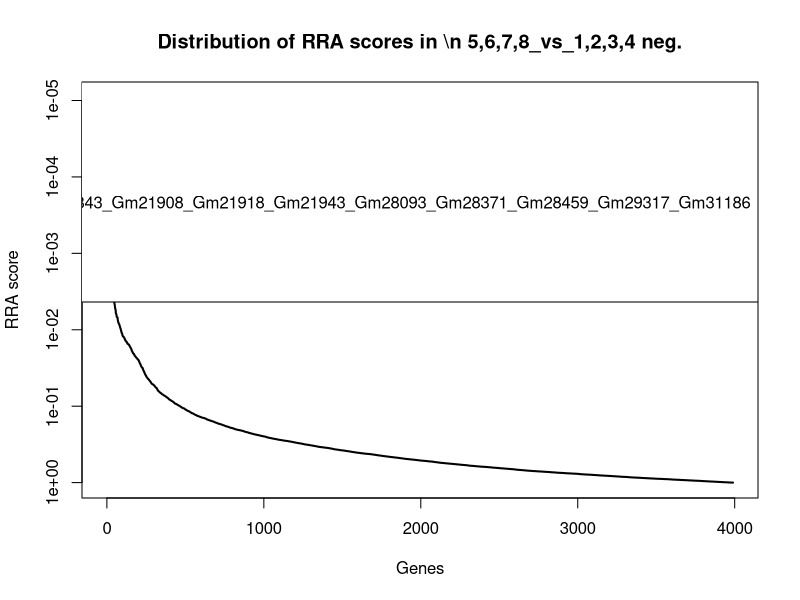
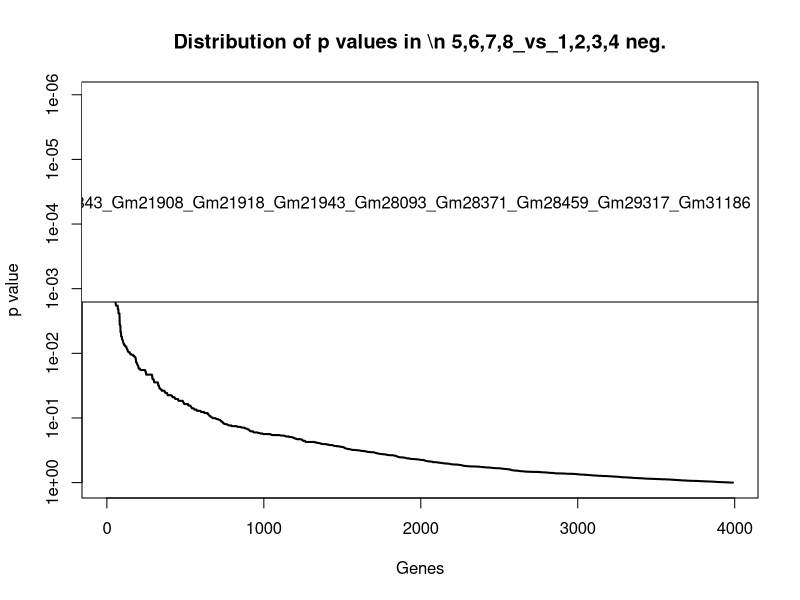
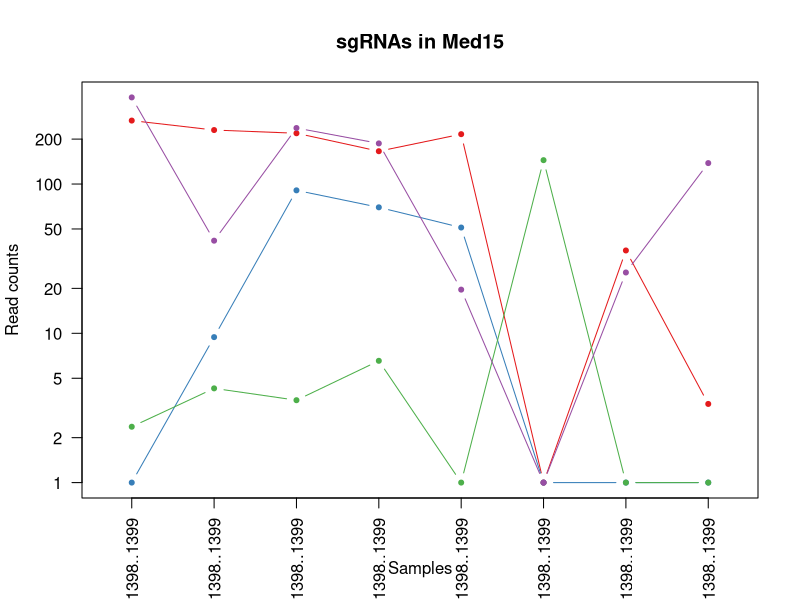
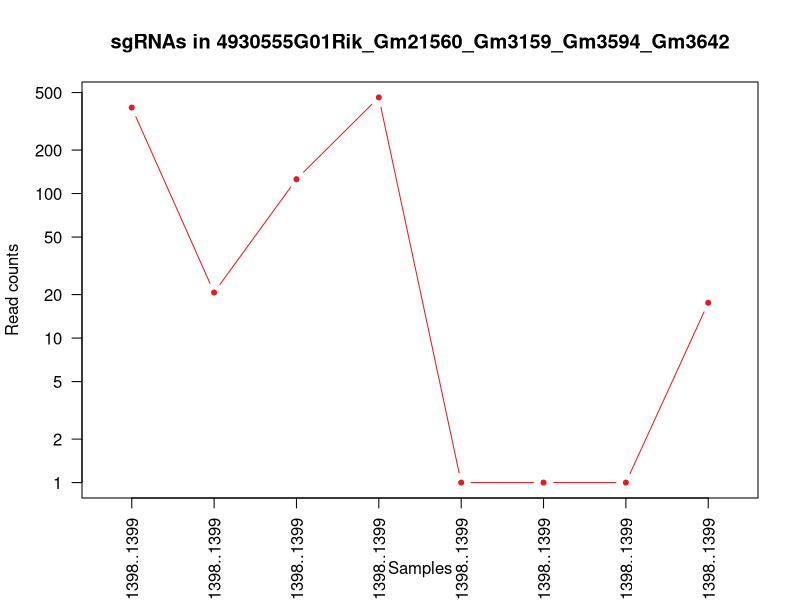
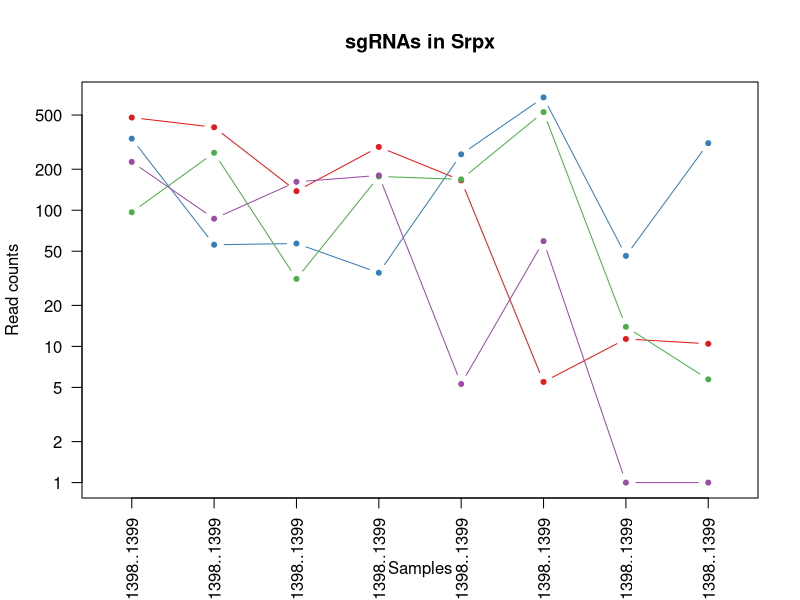
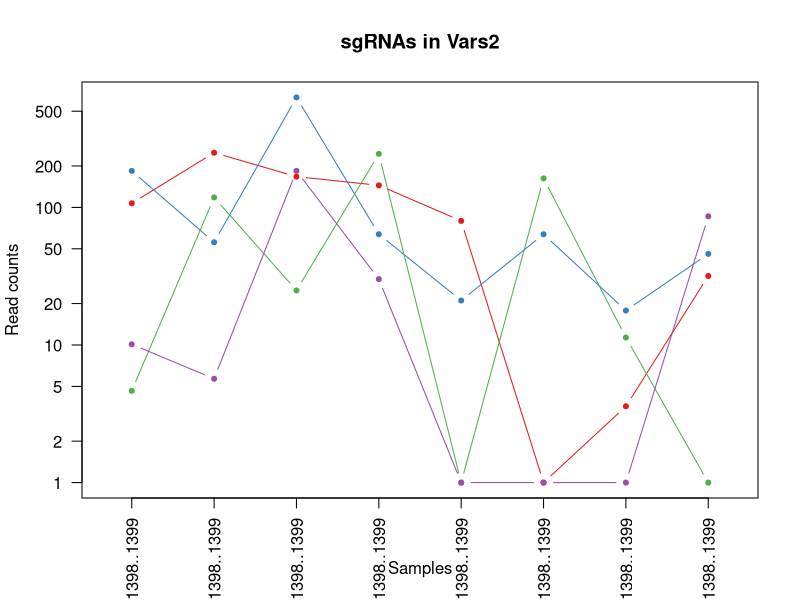
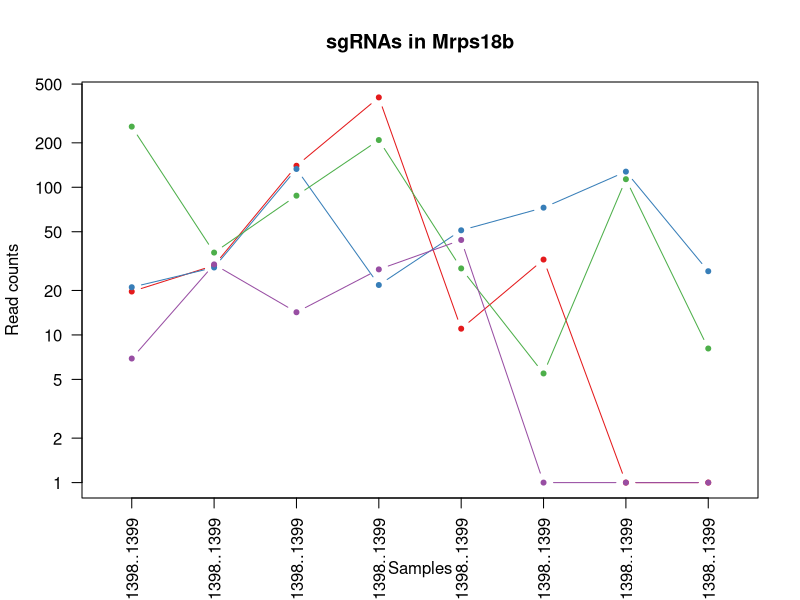
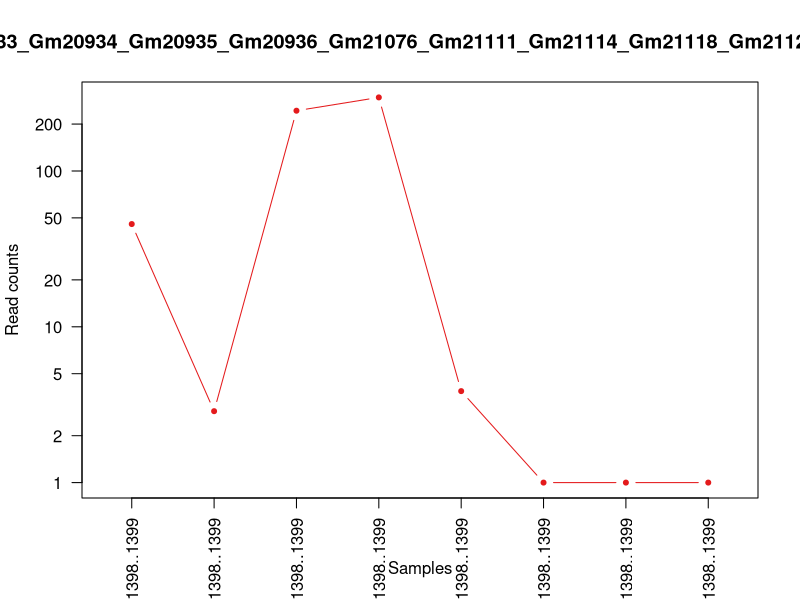

Write R code to recreate these figures, in order. (Note: this script raises an error after producing the figures.)
pdf(file='invivo.poolC_BM_mCD19_10m_v_BM_hEGFRv3_15m.pdf',width=4.5,height=4.5);
gstable=read.table('invivo.poolC_BM_mCD19_10m_v_BM_hEGFRv3_15m.gene_summary.txt',header=T)
# 
#
# parameters
# Do not modify the variables beginning with "__"

# gstablename='__GENE_SUMMARY_FILE__'
startindex=3
# outputfile='__OUTPUT_FILE__'
targetgenelist=c("Med15","4930555G01Rik_Gm21560_Gm3159_Gm3594_Gm3642","Srpx","Vars2","Mrps18b","Gm20738_Gm20747_Gm20781_Gm20798_Gm20800_Gm20801_Gm20803_Gm20804_Gm20805_Gm20806_Gm20809_Gm20810_Gm20813_Gm20815_Gm20816_Gm20818_Gm20823_Gm20840_Gm20841_Gm20842_Gm20844_Gm20846_Gm20847_Gm20848_Gm20852_Gm20853_Gm20854_Gm20859_Gm20860_Gm20861_Gm20862_Gm20863_Gm20865_Gm20866_Gm20867_Gm20868_Gm20879_Gm20880_Gm20881_Gm20882_Gm20884_Gm20889_Gm20891_Gm20892_Gm20893_Gm20895_Gm20898_Gm20902_Gm20907_Gm20909_Gm20912_Gm20913_Gm20917_Gm20918_Gm20919_Gm20921_Gm20924_Gm20925_Gm20926_Gm20927_Gm20930_Gm20932_Gm20933_Gm20934_Gm20935_Gm20936_Gm21076_Gm21111_Gm21114_Gm21118_Gm21127_Gm21151_Gm21155_Gm21160_Gm21163_Gm21180_Gm21184_Gm21201_Gm21245_Gm21247_Gm21249_Gm21268_Gm21275_Gm21281_Gm21282_Gm21285_Gm21287_Gm21292_Gm21302_Gm21308_Gm21316_Gm21330_Gm21333_Gm21340_Gm21344_Gm21380_Gm21387_Gm21394_Gm21396_Gm21412_Gm21427_Gm21435_Gm21443_Gm21462_Gm21469_Gm21470_Gm21476_Gm21506_Gm21524_Gm21530_Gm21573_Gm21617_Gm21634_Gm21642_Gm21654_Gm21661_Gm21672_Gm21683_Gm21724_Gm21745_Gm21751_Gm21753_Gm21763_Gm21783_Gm21805_Gm21810_Gm21843_Gm21908_Gm21918_Gm21943_Gm28093_Gm28371_Gm28459_Gm29317_Gm31186","Ptar1","Actl6a","Plekho2","Dmxl1")
# samplelabel=sub('.\\w+.\\w+$','',colnames(gstable)[startindex]);
samplelabel='5,6,7,8_vs_1,2,3,4 neg.'


# You need to write some codes in front of this code:
# gstable=read.table(gstablename,header=T)
# pdf(file=outputfile,width=6,height=6)


# set up color using RColorBrewer
#library(RColorBrewer)
#colors <- brewer.pal(length(targetgenelist), "Set1")

colors=c( "#E41A1C", "#377EB8", "#4DAF4A", "#984EA3", "#FF7F00",  "#A65628", "#F781BF",
          "#999999", "#66C2A5", "#FC8D62", "#8DA0CB", "#E78AC3", "#A6D854", "#FFD92F", "#E5C494", "#B3B3B3", 
          "#8DD3C7", "#FFFFB3", "#BEBADA", "#FB8072", "#80B1D3", "#FDB462", "#B3DE69", "#FCCDE5",
          "#D9D9D9", "#BC80BD", "#CCEBC5", "#FFED6F")

######
# function definition

plotrankedvalues<-function(val, tglist, ...){
  
  plot(val,log='y',ylim=c(max(val),min(val)),type='l',lwd=2, ...)
  if(length(tglist)>0){
    for(i in 1:length(tglist)){
      targetgene=tglist[i];
      tx=which(names(val)==targetgene);ty=val[targetgene];
      points(tx,ty,col=colors[(i %% length(colors)) ],cex=2,pch=20)
      # text(tx+50,ty,targetgene,col=colors[i])
    }
    legend('topright',tglist,pch=20,pt.cex = 2,cex=1,col=colors)
  }
}



plotrandvalues<-function(val,targetgenelist, ...){
  # choose the one with the best distance distribution
  
  mindiffvalue=0;
  randval=val;
  for(i in 1:20){
    randval0=sample(val)
    vindex=sort(which(names(randval0) %in% targetgenelist))
    if(max(vindex)>0.9*length(val)){
      # print('pass...')
      next;
    }
    mindiffind=min(diff(vindex));
    if (mindiffind > mindiffvalue){
      mindiffvalue=mindiffind;
      randval=randval0;
      # print(paste('Diff: ',mindiffvalue))
    }
  }
  plot(randval,log='y',ylim=c(max(randval),min(randval)),pch=20,col='grey', ...)
  
  if(length(targetgenelist)>0){
    for(i in 1:length(targetgenelist)){
      targetgene=targetgenelist[i];
      tx=which(names(randval)==targetgene);ty=randval[targetgene];
      points(tx,ty,col=colors[(i %% length(colors)) ],cex=2,pch=20)
      text(tx+50,ty,targetgene,col=colors[i])
    }
  }
  
}




# set.seed(1235)



pvec=gstable[,startindex]
names(pvec)=gstable[,'id']
pvec=sort(pvec);

plotrankedvalues(pvec,targetgenelist,xlab='Genes',ylab='RRA score',main=paste('Distribution of RRA scores in \\n',samplelabel))

# plotrandvalues(pvec,targetgenelist,xlab='Genes',ylab='RRA score',main=paste('Distribution of RRA scores in \\n',samplelabel))


pvec=gstable[,startindex+1]
names(pvec)=gstable[,'id']
pvec=sort(pvec);

plotrankedvalues(pvec,targetgenelist,xlab='Genes',ylab='p value',main=paste('Distribution of p values in \\n',samplelabel))

# plotrandvalues(pvec,targetgenelist,xlab='Genes',ylab='p value',main=paste('Distribution of p values in \\n',samplelabel))



# you need to write after this code:
# dev.off()






# parameters
# Do not modify the variables beginning with "__"
targetmat=list(c(265.1228516417483,228.9739209833356,217.90042279614707,164.90191249947168,214.80720781389655,0.0,34.891501952635096,2.3642566059414314),c(0.0,8.428487888957138,89.72370350429584,68.82460773787473,50.12168182324253,0.0,0.0,0.0),c(1.3666126373285994,3.277745290149998,2.5635343858370243,5.54292142855367,0.0,143.51864128069442,0.0,0.0),c(379.46277563157446,40.73769146329283,236.27241922797907,186.14977797559408,18.616624677204367,0.0,24.553279151854326,137.12688314460303))
targetgene="Med15"
collabel=c("In.vivo_AR1850_Pool.C..17.24._BM_hEGFRv3_15m_1392..1393..1394..1395..1396..1397..1398..1399","In.vivo_AR1851_Pool.C..17.24._BM_hEGFRv3_15m_1392..1393..1394..1395..1396..1397..1398..1399","In.vivo_AR1852_Pool.C..17.24._BM_hEGFRv3_15m_1392..1393..1394..1395..1396..1397..1398..1399","In.vivo_AR1853_Pool.C..17.24._BM_hEGFRv3_15m_1392..1393..1394..1395..1396..1397..1398..1399","In.vivo_AR1865_Pool.C..17.24._BM_mCD19_10m_1392..1393..1394..1395..1396..1397..1398..1399","In.vivo_AR1866_Pool.C..17.24._BM_mCD19_10m_1392..1393..1394..1395..1396..1397..1398..1399","In.vivo_AR1868_Pool.C..17.24._BM_mCD19_10m_1392..1393..1394..1395..1396..1397..1398..1399","In.vivo_AR1869_Pool.C..17.24._BM_mCD19_10m_1392..1393..1394..1395..1396..1397..1398..1399")

# set up color using RColorBrewer
#library(RColorBrewer)
#colors <- brewer.pal(length(targetgenelist), "Set1")

colors=c( "#E41A1C", "#377EB8", "#4DAF4A", "#984EA3", "#FF7F00",  "#A65628", "#F781BF",
          "#999999", "#66C2A5", "#FC8D62", "#8DA0CB", "#E78AC3", "#A6D854", "#FFD92F", "#E5C494", "#B3B3B3", 
          "#8DD3C7", "#FFFFB3", "#BEBADA", "#FB8072", "#80B1D3", "#FDB462", "#B3DE69", "#FCCDE5",
          "#D9D9D9", "#BC80BD", "#CCEBC5", "#FFED6F")


## code

targetmatvec=unlist(targetmat)+1
yrange=range(targetmatvec[targetmatvec>0]);
# yrange[1]=1; # set the minimum value to 1
for(i in 1:length(targetmat)){
  vali=targetmat[[i]]+1;
  if(i==1){
    plot(1:length(vali),vali,type='b',las=1,pch=20,main=paste('sgRNAs in',targetgene),ylab='Read counts',xlab='Samples',xlim=c(0.7,length(vali)+0.3),ylim = yrange,col=colors[(i %% length(colors))],xaxt='n',log='y')
    axis(1,at=1:length(vali),labels=(collabel),las=2)
    # lines(0:100,rep(1,101),col='black');
  }else{
    lines(1:length(vali),vali,type='b',pch=20,col=colors[(i %% length(colors))])
  }
}




# parameters
# Do not modify the variables beginning with "__"
targetmat=list(c(392.67336445908427,19.66647174089999,124.7586734440685,461.91011904613913,0.0,0.0,0.0,16.54979624159002))
targetgene="4930555G01Rik_Gm21560_Gm3159_Gm3594_Gm3642"
collabel=c("In.vivo_AR1850_Pool.C..17.24._BM_hEGFRv3_15m_1392..1393..1394..1395..1396..1397..1398..1399","In.vivo_AR1851_Pool.C..17.24._BM_hEGFRv3_15m_1392..1393..1394..1395..1396..1397..1398..1399","In.vivo_AR1852_Pool.C..17.24._BM_hEGFRv3_15m_1392..1393..1394..1395..1396..1397..1398..1399","In.vivo_AR1853_Pool.C..17.24._BM_hEGFRv3_15m_1392..1393..1394..1395..1396..1397..1398..1399","In.vivo_AR1865_Pool.C..17.24._BM_mCD19_10m_1392..1393..1394..1395..1396..1397..1398..1399","In.vivo_AR1866_Pool.C..17.24._BM_mCD19_10m_1392..1393..1394..1395..1396..1397..1398..1399","In.vivo_AR1868_Pool.C..17.24._BM_mCD19_10m_1392..1393..1394..1395..1396..1397..1398..1399","In.vivo_AR1869_Pool.C..17.24._BM_mCD19_10m_1392..1393..1394..1395..1396..1397..1398..1399")

# set up color using RColorBrewer
#library(RColorBrewer)
#colors <- brewer.pal(length(targetgenelist), "Set1")

colors=c( "#E41A1C", "#377EB8", "#4DAF4A", "#984EA3", "#FF7F00",  "#A65628", "#F781BF",
          "#999999", "#66C2A5", "#FC8D62", "#8DA0CB", "#E78AC3", "#A6D854", "#FFD92F", "#E5C494", "#B3B3B3", 
          "#8DD3C7", "#FFFFB3", "#BEBADA", "#FB8072", "#80B1D3", "#FDB462", "#B3DE69", "#FCCDE5",
          "#D9D9D9", "#BC80BD", "#CCEBC5", "#FFED6F")


## code

targetmatvec=unlist(targetmat)+1
yrange=range(targetmatvec[targetmatvec>0]);
# yrange[1]=1; # set the minimum value to 1
for(i in 1:length(targetmat)){
  vali=targetmat[[i]]+1;
  if(i==1){
    plot(1:length(vali),vali,type='b',las=1,pch=20,main=paste('sgRNAs in',targetgene),ylab='Read counts',xlab='Samples',xlim=c(0.7,length(vali)+0.3),ylim = yrange,col=colors[(i %% length(colors))],xaxt='n',log='y')
    axis(1,at=1:length(vali),labels=(collabel),las=2)
    # lines(0:100,rep(1,101),col='black');
  }else{
    lines(1:length(vali),vali,type='b',pch=20,col=colors[(i %% length(colors))])
  }
}




# parameters
# Do not modify the variables beginning with "__"
targetmat=list(c(478.3144230650098,405.50391732427124,137.14908964228079,290.5414648800215,164.68552599065404,4.484957540021701,10.33822280078077,9.457026423765726),c(334.3645585997307,54.7851712782214,55.9705007574417,33.71943869036816,256.3366013245832,672.7436310032551,45.229724753415866,309.71761537832754),c(95.66288461300196,263.1561218663284,30.335156899071453,175.98775535657902,167.54962209483932,524.740032182539,12.922778500975962,4.728513211882863),c(225.4910851592189,85.68962687106423,160.64815484578685,179.22112618990198,4.296144156277931,58.30444802028211,0.0,0.0))
targetgene="Srpx"
collabel=c("In.vivo_AR1850_Pool.C..17.24._BM_hEGFRv3_15m_1392..1393..1394..1395..1396..1397..1398..1399","In.vivo_AR1851_Pool.C..17.24._BM_hEGFRv3_15m_1392..1393..1394..1395..1396..1397..1398..1399","In.vivo_AR1852_Pool.C..17.24._BM_hEGFRv3_15m_1392..1393..1394..1395..1396..1397..1398..1399","In.vivo_AR1853_Pool.C..17.24._BM_hEGFRv3_15m_1392..1393..1394..1395..1396..1397..1398..1399","In.vivo_AR1865_Pool.C..17.24._BM_mCD19_10m_1392..1393..1394..1395..1396..1397..1398..1399","In.vivo_AR1866_Pool.C..17.24._BM_mCD19_10m_1392..1393..1394..1395..1396..1397..1398..1399","In.vivo_AR1868_Pool.C..17.24._BM_mCD19_10m_1392..1393..1394..1395..1396..1397..1398..1399","In.vivo_AR1869_Pool.C..17.24._BM_mCD19_10m_1392..1393..1394..1395..1396..1397..1398..1399")

# set up color using RColorBrewer
#library(RColorBrewer)
#colors <- brewer.pal(length(targetgenelist), "Set1")

colors=c( "#E41A1C", "#377EB8", "#4DAF4A", "#984EA3", "#FF7F00",  "#A65628", "#F781BF",
          "#999999", "#66C2A5", "#FC8D62", "#8DA0CB", "#E78AC3", "#A6D854", "#FFD92F", "#E5C494", "#B3B3B3", 
          "#8DD3C7", "#FFFFB3", "#BEBADA", "#FB8072", "#80B1D3", "#FDB462", "#B3DE69", "#FCCDE5",
          "#D9D9D9", "#BC80BD", "#CCEBC5", "#FFED6F")


## code

targetmatvec=unlist(targetmat)+1
yrange=range(targetmatvec[targetmatvec>0]);
# yrange[1]=1; # set the minimum value to 1
for(i in 1:length(targetmat)){
  vali=targetmat[[i]]+1;
  if(i==1){
    plot(1:length(vali),vali,type='b',las=1,pch=20,main=paste('sgRNAs in',targetgene),ylab='Read counts',xlab='Samples',xlim=c(0.7,length(vali)+0.3),ylim = yrange,col=colors[(i %% length(colors))],xaxt='n',log='y')
    axis(1,at=1:length(vali),labels=(collabel),las=2)
    # lines(0:100,rep(1,101),col='black');
  }else{
    lines(1:length(vali),vali,type='b',pch=20,col=colors[(i %% length(colors))])
  }
}




# parameters
# Do not modify the variables beginning with "__"
targetmat=list(c(106.14024816585456,248.6403927242356,166.20247934843374,143.65404702334928,78.7626428650954,0.0,2.5845557001951924,30.735335877238608),c(183.12609340203232,54.7851712782214,628.9204359920166,62.81977619027492,20.048672729297014,62.78940556030381,16.799612051268753,44.92087551288719),c(3.6443003662095985,117.06233179107137,23.92632093447889,243.88854285636148,0.0,161.45847144078124,10.33822280078077,0.0),c(9.110750915523996,4.682493271642855,183.29270858734722,29.100337499906768,0.0,0.0,0.0,85.11323781389153))
targetgene="Vars2"
collabel=c("In.vivo_AR1850_Pool.C..17.24._BM_hEGFRv3_15m_1392..1393..1394..1395..1396..1397..1398..1399","In.vivo_AR1851_Pool.C..17.24._BM_hEGFRv3_15m_1392..1393..1394..1395..1396..1397..1398..1399","In.vivo_AR1852_Pool.C..17.24._BM_hEGFRv3_15m_1392..1393..1394..1395..1396..1397..1398..1399","In.vivo_AR1853_Pool.C..17.24._BM_hEGFRv3_15m_1392..1393..1394..1395..1396..1397..1398..1399","In.vivo_AR1865_Pool.C..17.24._BM_mCD19_10m_1392..1393..1394..1395..1396..1397..1398..1399","In.vivo_AR1866_Pool.C..17.24._BM_mCD19_10m_1392..1393..1394..1395..1396..1397..1398..1399","In.vivo_AR1868_Pool.C..17.24._BM_mCD19_10m_1392..1393..1394..1395..1396..1397..1398..1399","In.vivo_AR1869_Pool.C..17.24._BM_mCD19_10m_1392..1393..1394..1395..1396..1397..1398..1399")

# set up color using RColorBrewer
#library(RColorBrewer)
#colors <- brewer.pal(length(targetgenelist), "Set1")

colors=c( "#E41A1C", "#377EB8", "#4DAF4A", "#984EA3", "#FF7F00",  "#A65628", "#F781BF",
          "#999999", "#66C2A5", "#FC8D62", "#8DA0CB", "#E78AC3", "#A6D854", "#FFD92F", "#E5C494", "#B3B3B3", 
          "#8DD3C7", "#FFFFB3", "#BEBADA", "#FB8072", "#80B1D3", "#FDB462", "#B3DE69", "#FCCDE5",
          "#D9D9D9", "#BC80BD", "#CCEBC5", "#FFED6F")


## code

targetmatvec=unlist(targetmat)+1
yrange=range(targetmatvec[targetmatvec>0]);
# yrange[1]=1; # set the minimum value to 1
for(i in 1:length(targetmat)){
  vali=targetmat[[i]]+1;
  if(i==1){
    plot(1:length(vali),vali,type='b',las=1,pch=20,main=paste('sgRNAs in',targetgene),ylab='Read counts',xlab='Samples',xlim=c(0.7,length(vali)+0.3),ylim = yrange,col=colors[(i %% length(colors))],xaxt='n',log='y')
    axis(1,at=1:length(vali),labels=(collabel),las=2)
    # lines(0:100,rep(1,101),col='black');
  }else{
    lines(1:length(vali),vali,type='b',pch=20,col=colors[(i %% length(colors))])
  }
}




# parameters
# Do not modify the variables beginning with "__"
targetmat=list(c(18.677039376824194,28.563208957021413,138.85811256617214,405.09517440346406,10.024336364648507,31.394702780151906,0.0,0.0),c(20.04365201415279,27.626710302692842,132.02202087060675,20.78595535707626,50.12168182324253,71.75932064034721,126.64322930956443,26.006822665355745),c(256.4676382720005,35.11869953732141,86.73291338748598,207.8595535707626,27.208912989760233,4.484957540021701,112.42817295849088,7.092769817824294),c(5.921988095090597,29.0314582841857,13.244927660157959,26.79078690467607,42.961441562779314,0.0,0.0,0.0))
targetgene="Mrps18b"
collabel=c("In.vivo_AR1850_Pool.C..17.24._BM_hEGFRv3_15m_1392..1393..1394..1395..1396..1397..1398..1399","In.vivo_AR1851_Pool.C..17.24._BM_hEGFRv3_15m_1392..1393..1394..1395..1396..1397..1398..1399","In.vivo_AR1852_Pool.C..17.24._BM_hEGFRv3_15m_1392..1393..1394..1395..1396..1397..1398..1399","In.vivo_AR1853_Pool.C..17.24._BM_hEGFRv3_15m_1392..1393..1394..1395..1396..1397..1398..1399","In.vivo_AR1865_Pool.C..17.24._BM_mCD19_10m_1392..1393..1394..1395..1396..1397..1398..1399","In.vivo_AR1866_Pool.C..17.24._BM_mCD19_10m_1392..1393..1394..1395..1396..1397..1398..1399","In.vivo_AR1868_Pool.C..17.24._BM_mCD19_10m_1392..1393..1394..1395..1396..1397..1398..1399","In.vivo_AR1869_Pool.C..17.24._BM_mCD19_10m_1392..1393..1394..1395..1396..1397..1398..1399")

# set up color using RColorBrewer
#library(RColorBrewer)
#colors <- brewer.pal(length(targetgenelist), "Set1")

colors=c( "#E41A1C", "#377EB8", "#4DAF4A", "#984EA3", "#FF7F00",  "#A65628", "#F781BF",
          "#999999", "#66C2A5", "#FC8D62", "#8DA0CB", "#E78AC3", "#A6D854", "#FFD92F", "#E5C494", "#B3B3B3", 
          "#8DD3C7", "#FFFFB3", "#BEBADA", "#FB8072", "#80B1D3", "#FDB462", "#B3DE69", "#FCCDE5",
          "#D9D9D9", "#BC80BD", "#CCEBC5", "#FFED6F")


## code

targetmatvec=unlist(targetmat)+1
yrange=range(targetmatvec[targetmatvec>0]);
# yrange[1]=1; # set the minimum value to 1
for(i in 1:length(targetmat)){
  vali=targetmat[[i]]+1;
  if(i==1){
    plot(1:length(vali),vali,type='b',las=1,pch=20,main=paste('sgRNAs in',targetgene),ylab='Read counts',xlab='Samples',xlim=c(0.7,length(vali)+0.3),ylim = yrange,col=colors[(i %% length(colors))],xaxt='n',log='y')
    axis(1,at=1:length(vali),labels=(collabel),las=2)
    # lines(0:100,rep(1,101),col='black');
  }else{
    lines(1:length(vali),vali,type='b',pch=20,col=colors[(i %% length(colors))])
  }
}




# parameters
# Do not modify the variables beginning with "__"
targetmat=list(c(44.64267948606758,1.8729973086571419,242.68125519257163,295.62247618952904,2.8640961041852875,0.0,0.0,0.0))
targetgene="Gm20738_Gm20747_Gm20781_Gm20798_Gm20800_Gm20801_Gm20803_Gm20804_Gm20805_Gm20806_Gm20809_Gm20810_Gm20813_Gm20815_Gm20816_Gm20818_Gm20823_Gm20840_Gm20841_Gm20842_Gm20844_Gm20846_Gm20847_Gm20848_Gm20852_Gm20853_Gm20854_Gm20859_Gm20860_Gm20861_Gm20862_Gm20863_Gm20865_Gm20866_Gm20867_Gm20868_Gm20879_Gm20880_Gm20881_Gm20882_Gm20884_Gm20889_Gm20891_Gm20892_Gm20893_Gm20895_Gm20898_Gm20902_Gm20907_Gm20909_Gm20912_Gm20913_Gm20917_Gm20918_Gm20919_Gm20921_Gm20924_Gm20925_Gm20926_Gm20927_Gm20930_Gm20932_Gm20933_Gm20934_Gm20935_Gm20936_Gm21076_Gm21111_Gm21114_Gm21118_Gm21127_Gm21151_Gm21155_Gm21160_Gm21163_Gm21180_Gm21184_Gm21201_Gm21245_Gm21247_Gm21249_Gm21268_Gm21275_Gm21281_Gm21282_Gm21285_Gm21287_Gm21292_Gm21302_Gm21308_Gm21316_Gm21330_Gm21333_Gm21340_Gm21344_Gm21380_Gm21387_Gm21394_Gm21396_Gm21412_Gm21427_Gm21435_Gm21443_Gm21462_Gm21469_Gm21470_Gm21476_Gm21506_Gm21524_Gm21530_Gm21573_Gm21617_Gm21634_Gm21642_Gm21654_Gm21661_Gm21672_Gm21683_Gm21724_Gm21745_Gm21751_Gm21753_Gm21763_Gm21783_Gm21805_Gm21810_Gm21843_Gm21908_Gm21918_Gm21943_Gm28093_Gm28371_Gm28459_Gm29317_Gm31186"
collabel=c("In.vivo_AR1850_Pool.C..17.24._BM_hEGFRv3_15m_1392..1393..1394..1395..1396..1397..1398..1399","In.vivo_AR1851_Pool.C..17.24._BM_hEGFRv3_15m_1392..1393..1394..1395..1396..1397..1398..1399","In.vivo_AR1852_Pool.C..17.24._BM_hEGFRv3_15m_1392..1393..1394..1395..1396..1397..1398..1399","In.vivo_AR1853_Pool.C..17.24._BM_hEGFRv3_15m_1392..1393..1394..1395..1396..1397..1398..1399","In.vivo_AR1865_Pool.C..17.24._BM_mCD19_10m_1392..1393..1394..1395..1396..1397..1398..1399","In.vivo_AR1866_Pool.C..17.24._BM_mCD19_10m_1392..1393..1394..1395..1396..1397..1398..1399","In.vivo_AR1868_Pool.C..17.24._BM_mCD19_10m_1392..1393..1394..1395..1396..1397..1398..1399","In.vivo_AR1869_Pool.C..17.24._BM_mCD19_10m_1392..1393..1394..1395..1396..1397..1398..1399")

# set up color using RColorBrewer
#library(RColorBrewer)
#colors <- brewer.pal(length(targetgenelist), "Set1")

colors=c( "#E41A1C", "#377EB8", "#4DAF4A", "#984EA3", "#FF7F00",  "#A65628", "#F781BF",
          "#999999", "#66C2A5", "#FC8D62", "#8DA0CB", "#E78AC3", "#A6D854", "#FFD92F", "#E5C494", "#B3B3B3", 
          "#8DD3C7", "#FFFFB3", "#BEBADA", "#FB8072", "#80B1D3", "#FDB462", "#B3DE69", "#FCCDE5",
          "#D9D9D9", "#BC80BD", "#CCEBC5", "#FFED6F")


## code

targetmatvec=unlist(targetmat)+1
yrange=range(targetmatvec[targetmatvec>0]);
# yrange[1]=1; # set the minimum value to 1
for(i in 1:length(targetmat)){
  vali=targetmat[[i]]+1;
  if(i==1){
    plot(1:length(vali),vali,type='b',las=1,pch=20,main=paste('sgRNAs in',targetgene),ylab='Read counts',xlab='Samples',xlim=c(0.7,length(vali)+0.3),ylim = yrange,col=colors[(i %% length(colors))],xaxt='n',log='y')
    axis(1,at=1:length(vali),labels=(collabel),las=2)
    # lines(0:100,rep(1,101),col='black');
  }else{
    lines(1:length(vali),vali,type='b',pch=20,col=colors[(i %% length(colors))])
  }
}




# parameters
# Do not modify the variables beginning with "__"
targetmat=list(c(251.0011877226861,28.09495962985713,130.74025367768823,3.6952809523691132,77.33059481300276,0.0,0.0,0.0),c(27.33225274657199,37.45994617314284,614.3937411389402,389.85214047494145,1225.833132591303,148.00359882071612,23.261001301756732,0.0),c(2.7332252746571988,31.372704920007127,5.981580233619723,2.771460714276835,0.0,125.57881112060763,0.0,0.0),c(38.265153845200786,42.61068877194998,8.972370350429586,2.771460714276835,4.296144156277931,0.0,43.937446903318275,0.0))
targetgene="Ptar1"
collabel=c("In.vivo_AR1850_Pool.C..17.24._BM_hEGFRv3_15m_1392..1393..1394..1395..1396..1397..1398..1399","In.vivo_AR1851_Pool.C..17.24._BM_hEGFRv3_15m_1392..1393..1394..1395..1396..1397..1398..1399","In.vivo_AR1852_Pool.C..17.24._BM_hEGFRv3_15m_1392..1393..1394..1395..1396..1397..1398..1399","In.vivo_AR1853_Pool.C..17.24._BM_hEGFRv3_15m_1392..1393..1394..1395..1396..1397..1398..1399","In.vivo_AR1865_Pool.C..17.24._BM_mCD19_10m_1392..1393..1394..1395..1396..1397..1398..1399","In.vivo_AR1866_Pool.C..17.24._BM_mCD19_10m_1392..1393..1394..1395..1396..1397..1398..1399","In.vivo_AR1868_Pool.C..17.24._BM_mCD19_10m_1392..1393..1394..1395..1396..1397..1398..1399","In.vivo_AR1869_Pool.C..17.24._BM_mCD19_10m_1392..1393..1394..1395..1396..1397..1398..1399")

# set up color using RColorBrewer
#library(RColorBrewer)
#colors <- brewer.pal(length(targetgenelist), "Set1")

colors=c( "#E41A1C", "#377EB8", "#4DAF4A", "#984EA3", "#FF7F00",  "#A65628", "#F781BF",
          "#999999", "#66C2A5", "#FC8D62", "#8DA0CB", "#E78AC3", "#A6D854", "#FFD92F", "#E5C494", "#B3B3B3", 
          "#8DD3C7", "#FFFFB3", "#BEBADA", "#FB8072", "#80B1D3", "#FDB462", "#B3DE69", "#FCCDE5",
          "#D9D9D9", "#BC80BD", "#CCEBC5", "#FFED6F")


## code

targetmatvec=unlist(targetmat)+1
yrange=range(targetmatvec[targetmatvec>0]);
# yrange[1]=1; # set the minimum value to 1
for(i in 1:length(targetmat)){
  vali=targetmat[[i]]+1;
  if(i==1){
    plot(1:length(vali),vali,type='b',las=1,pch=20,main=paste('sgRNAs in',targetgene),ylab='Read counts',xlab='Samples',xlim=c(0.7,length(vali)+0.3),ylim = yrange,col=colors[(i %% length(colors))],xaxt='n',log='y')
    axis(1,at=1:length(vali),labels=(collabel),las=2)
    # lines(0:100,rep(1,101),col='black');
  }else{
    lines(1:length(vali),vali,type='b',pch=20,col=colors[(i %% length(colors))])
  }
}




# parameters
# Do not modify the variables beginning with "__"
targetmat=list(c(8.199675823971596,0.46824932716428547,37.17124859463685,0.0,0.0,0.0,0.0,0.0),c(256.4676382720005,132.98280891465708,11.963160467239446,71.59606845215157,44.39348961487195,35.879660320173606,232.61001301756733,435.02321549322335),c(25.51010256346719,29.0314582841857,86.30565765651315,254.51247559442268,267.7929857413244,0.0,0.0,0.0),c(90.19643406368756,63.68190849434282,23.92632093447889,52.65775357125986,20.048672729297014,0.0,3.8768335502927886,7.092769817824294))
targetgene="Actl6a"
collabel=c("In.vivo_AR1850_Pool.C..17.24._BM_hEGFRv3_15m_1392..1393..1394..1395..1396..1397..1398..1399","In.vivo_AR1851_Pool.C..17.24._BM_hEGFRv3_15m_1392..1393..1394..1395..1396..1397..1398..1399","In.vivo_AR1852_Pool.C..17.24._BM_hEGFRv3_15m_1392..1393..1394..1395..1396..1397..1398..1399","In.vivo_AR1853_Pool.C..17.24._BM_hEGFRv3_15m_1392..1393..1394..1395..1396..1397..1398..1399","In.vivo_AR1865_Pool.C..17.24._BM_mCD19_10m_1392..1393..1394..1395..1396..1397..1398..1399","In.vivo_AR1866_Pool.C..17.24._BM_mCD19_10m_1392..1393..1394..1395..1396..1397..1398..1399","In.vivo_AR1868_Pool.C..17.24._BM_mCD19_10m_1392..1393..1394..1395..1396..1397..1398..1399","In.vivo_AR1869_Pool.C..17.24._BM_mCD19_10m_1392..1393..1394..1395..1396..1397..1398..1399")

# set up color using RColorBrewer
#library(RColorBrewer)
#colors <- brewer.pal(length(targetgenelist), "Set1")

colors=c( "#E41A1C", "#377EB8", "#4DAF4A", "#984EA3", "#FF7F00",  "#A65628", "#F781BF",
          "#999999", "#66C2A5", "#FC8D62", "#8DA0CB", "#E78AC3", "#A6D854", "#FFD92F", "#E5C494", "#B3B3B3", 
          "#8DD3C7", "#FFFFB3", "#BEBADA", "#FB8072", "#80B1D3", "#FDB462", "#B3DE69", "#FCCDE5",
          "#D9D9D9", "#BC80BD", "#CCEBC5", "#FFED6F")


## code

targetmatvec=unlist(targetmat)+1
yrange=range(targetmatvec[targetmatvec>0]);
# yrange[1]=1; # set the minimum value to 1
for(i in 1:length(targetmat)){
  vali=targetmat[[i]]+1;
  if(i==1){
    plot(1:length(vali),vali,type='b',las=1,pch=20,main=paste('sgRNAs in',targetgene),ylab='Read counts',xlab='Samples',xlim=c(0.7,length(vali)+0.3),ylim = yrange,col=colors[(i %% length(colors))],xaxt='n',log='y')
    axis(1,at=1:length(vali),labels=(collabel),las=2)
    # lines(0:100,rep(1,101),col='black');
  }else{
    lines(1:length(vali),vali,type='b',pch=20,col=colors[(i %% length(colors))])
  }
}




# parameters
# Do not modify the variables beginning with "__"
targetmat=list(c(371.2630998076028,244.426148779757,356.3312796313464,300.7034874990366,204.78287144924806,228.73283454110674,18.091889901366347,330.9959248318004),c(180.84840567315132,196.1964680818356,183.29270858734722,381.53775833211097,12.888432468833793,0.0,0.0,0.0),c(201.3475952330803,22.4759677038857,45.28910748312076,43.41955119033708,24.344816885574943,4.484957540021701,0.0,54.37790193665292))
targetgene="Plekho2"
collabel=c("In.vivo_AR1850_Pool.C..17.24._BM_hEGFRv3_15m_1392..1393..1394..1395..1396..1397..1398..1399","In.vivo_AR1851_Pool.C..17.24._BM_hEGFRv3_15m_1392..1393..1394..1395..1396..1397..1398..1399","In.vivo_AR1852_Pool.C..17.24._BM_hEGFRv3_15m_1392..1393..1394..1395..1396..1397..1398..1399","In.vivo_AR1853_Pool.C..17.24._BM_hEGFRv3_15m_1392..1393..1394..1395..1396..1397..1398..1399","In.vivo_AR1865_Pool.C..17.24._BM_mCD19_10m_1392..1393..1394..1395..1396..1397..1398..1399","In.vivo_AR1866_Pool.C..17.24._BM_mCD19_10m_1392..1393..1394..1395..1396..1397..1398..1399","In.vivo_AR1868_Pool.C..17.24._BM_mCD19_10m_1392..1393..1394..1395..1396..1397..1398..1399","In.vivo_AR1869_Pool.C..17.24._BM_mCD19_10m_1392..1393..1394..1395..1396..1397..1398..1399")

# set up color using RColorBrewer
#library(RColorBrewer)
#colors <- brewer.pal(length(targetgenelist), "Set1")

colors=c( "#E41A1C", "#377EB8", "#4DAF4A", "#984EA3", "#FF7F00",  "#A65628", "#F781BF",
          "#999999", "#66C2A5", "#FC8D62", "#8DA0CB", "#E78AC3", "#A6D854", "#FFD92F", "#E5C494", "#B3B3B3", 
          "#8DD3C7", "#FFFFB3", "#BEBADA", "#FB8072", "#80B1D3", "#FDB462", "#B3DE69", "#FCCDE5",
          "#D9D9D9", "#BC80BD", "#CCEBC5", "#FFED6F")


## code

targetmatvec=unlist(targetmat)+1
yrange=range(targetmatvec[targetmatvec>0]);
# yrange[1]=1; # set the minimum value to 1
for(i in 1:length(targetmat)){
  vali=targetmat[[i]]+1;
  if(i==1){
    plot(1:length(vali),vali,type='b',las=1,pch=20,main=paste('sgRNAs in',targetgene),ylab='Read counts',xlab='Samples',xlim=c(0.7,length(vali)+0.3),ylim = yrange,col=colors[(i %% length(colors))],xaxt='n',log='y')
    axis(1,at=1:length(vali),labels=(collabel),las=2)
    # lines(0:100,rep(1,101),col='black');
  }else{
    lines(1:length(vali),vali,type='b',pch=20,col=colors[(i %% length(colors))])
  }
}




# parameters
# Do not modify the variables beginning with "__"
targetmat=list(c(17.310426739495593,165.76026181615705,43.152828828256574,51.27202321412145,199.05467924087748,0.0,60.73705895458702,7.092769817824294),c(143.03878937372673,5.618991925971425,108.09569993612786,3.233370833322974,0.0,0.0,6.461389250487981,0.0),c(331.1757957792973,383.0279496203855,18.371996431832006,528.8870863078293,60.14601818789104,4.484957540021701,232.61001301756733,373.5525437387462),c(5.4664505493143976,0.9364986543285709,38.02576005658253,50.34820297602917,0.0,0.0,10.33822280078077,0.0))
targetgene="Dmxl1"
collabel=c("In.vivo_AR1850_Pool.C..17.24._BM_hEGFRv3_15m_1392..1393..1394..1395..1396..1397..1398..1399","In.vivo_AR1851_Pool.C..17.24._BM_hEGFRv3_15m_1392..1393..1394..1395..1396..1397..1398..1399","In.vivo_AR1852_Pool.C..17.24._BM_hEGFRv3_15m_1392..1393..1394..1395..1396..1397..1398..1399","In.vivo_AR1853_Pool.C..17.24._BM_hEGFRv3_15m_1392..1393..1394..1395..1396..1397..1398..1399","In.vivo_AR1865_Pool.C..17.24._BM_mCD19_10m_1392..1393..1394..1395..1396..1397..1398..1399","In.vivo_AR1866_Pool.C..17.24._BM_mCD19_10m_1392..1393..1394..1395..1396..1397..1398..1399","In.vivo_AR1868_Pool.C..17.24._BM_mCD19_10m_1392..1393..1394..1395..1396..1397..1398..1399","In.vivo_AR1869_Pool.C..17.24._BM_mCD19_10m_1392..1393..1394..1395..1396..1397..1398..1399")

# set up color using RColorBrewer
#library(RColorBrewer)
#colors <- brewer.pal(length(targetgenelist), "Set1")

colors=c( "#E41A1C", "#377EB8", "#4DAF4A", "#984EA3", "#FF7F00",  "#A65628", "#F781BF",
          "#999999", "#66C2A5", "#FC8D62", "#8DA0CB", "#E78AC3", "#A6D854", "#FFD92F", "#E5C494", "#B3B3B3", 
          "#8DD3C7", "#FFFFB3", "#BEBADA", "#FB8072", "#80B1D3", "#FDB462", "#B3DE69", "#FCCDE5",
          "#D9D9D9", "#BC80BD", "#CCEBC5", "#FFED6F")


## code

targetmatvec=unlist(targetmat)+1
yrange=range(targetmatvec[targetmatvec>0]);
# yrange[1]=1; # set the minimum value to 1
for(i in 1:length(targetmat)){
  vali=targetmat[[i]]+1;
  if(i==1){
    plot(1:length(vali),vali,type='b',las=1,pch=20,main=paste('sgRNAs in',targetgene),ylab='Read counts',xlab='Samples',xlim=c(0.7,length(vali)+0.3),ylim = yrange,col=colors[(i %% length(colors))],xaxt='n',log='y')
    axis(1,at=1:length(vali),labels=(collabel),las=2)
    # lines(0:100,rep(1,101),col='black');
  }else{
    lines(1:length(vali),vali,type='b',pch=20,col=colors[(i %% length(colors))])
  }
}



# 
#
# parameters
# Do not modify the variables beginning with "__"

# gstablename='__GENE_SUMMARY_FILE__'
startindex=9
# outputfile='__OUTPUT_FILE__'
targetgenelist=c("Plagl2","Fibp","Zfp42","Frk","Dennd6a","Ocm","Ccdc125","Slc25a26","Vmn2r51","Sirt7")
# samplelabel=sub('.\\w+.\\w+$','',colnames(gstable)[startindex]);
samplelabel='5,6,7,8_vs_1,2,3,4 pos.'


# You need to write some codes in front of this code:
# gstable=read.table(gstablename,header=T)
# pdf(file=outputfile,width=6,height=6)


# set up color using RColorBrewer
#library(RColorBrewer)
#colors <- brewer.pal(length(targetgenelist), "Set1")

colors=c( "#E41A1C", "#377EB8", "#4DAF4A", "#984EA3", "#FF7F00",  "#A65628", "#F781BF",
          "#999999", "#66C2A5", "#FC8D62", "#8DA0CB", "#E78AC3", "#A6D854", "#FFD92F", "#E5C494", "#B3B3B3", 
          "#8DD3C7", "#FFFFB3", "#BEBADA", "#FB8072", "#80B1D3", "#FDB462", "#B3DE69", "#FCCDE5",
          "#D9D9D9", "#BC80BD", "#CCEBC5", "#FFED6F")

######
# function definition

plotrankedvalues<-function(val, tglist, ...){
  
  plot(val,log='y',ylim=c(max(val),min(val)),type='l',lwd=2, ...)
  if(length(tglist)>0){
    for(i in 1:length(tglist)){
      targetgene=tglist[i];
      tx=which(names(val)==targetgene);ty=val[targetgene];
      points(tx,ty,col=colors[(i %% length(colors)) ],cex=2,pch=20)
      # text(tx+50,ty,targetgene,col=colors[i])
    }
    legend('topright',tglist,pch=20,pt.cex = 2,cex=1,col=colors)
  }
}



plotrandvalues<-function(val,targetgenelist, ...){
  # choose the one with the best distance distribution
  
  mindiffvalue=0;
  randval=val;
  for(i in 1:20){
    randval0=sample(val)
    vindex=sort(which(names(randval0) %in% targetgenelist))
    if(max(vindex)>0.9*length(val)){
      # print('pass...')
      next;
    }
    mindiffind=min(diff(vindex));
    if (mindiffind > mindiffvalue){
      mindiffvalue=mindiffind;
      randval=randval0;
      # print(paste('Diff: ',mindiffvalue))
    }
  }
  plot(randval,log='y',ylim=c(max(randval),min(randval)),pch=20,col='grey', ...)
  
  if(length(targetgenelist)>0){
    for(i in 1:length(targetgenelist)){
      targetgene=targetgenelist[i];
      tx=which(names(randval)==targetgene);ty=randval[targetgene];
      points(tx,ty,col=colors[(i %% length(colors)) ],cex=2,pch=20)
      text(tx+50,ty,targetgene,col=colors[i])
    }
  }
  
}




# set.seed(1235)



pvec=gstable[,startindex]
names(pvec)=gstable[,'id']
pvec=sort(pvec);

plotrankedvalues(pvec,targetgenelist,xlab='Genes',ylab='RRA score',main=paste('Distribution of RRA scores in \\n',samplelabel))

# plotrandvalues(pvec,targetgenelist,xlab='Genes',ylab='RRA score',main=paste('Distribution of RRA scores in \\n',samplelabel))


pvec=gstable[,startindex+1]
names(pvec)=gstable[,'id']
pvec=sort(pvec);

plotrankedvalues(pvec,targetgenelist,xlab='Genes',ylab='p value',main=paste('Distribution of p values in \\n',samplelabel))

# plotrandvalues(pvec,targetgenelist,xlab='Genes',ylab='p value',main=paste('Distribution of p values in \\n',samplelabel))



# you need to write after this code:
# dev.off()






# parameters
# Do not modify the variables beginning with "__"
targetmat=list(c(130.28373809199314,40.26944213612855,201.2374492882064,216.63584583263926,1313.1880637689544,215.27796192104165,664.2308149501645,113.4843170851887),c(111.60669871516896,116.59408246390709,518.6884574010246,366.29472440358836,1008.1618286732212,340.85677304164926,220.97951236668897,347.54572107339044),c(29.609940475452987,55.253420605385685,179.02015127761885,107.62505773775042,2523.2686677872384,834.2021024440363,81.41350455614857,3250.8528331694683),c(891.486977084023,199.9424626991499,38.8802715185282,133.03011428528808,1459.256965082404,3000.436594274518,1210.8643455414476,352.2742342852733))
targetgene="Plagl2"
collabel=c("In.vivo_AR1850_Pool.C..17.24._BM_hEGFRv3_15m_1392..1393..1394..1395..1396..1397..1398..1399","In.vivo_AR1851_Pool.C..17.24._BM_hEGFRv3_15m_1392..1393..1394..1395..1396..1397..1398..1399","In.vivo_AR1852_Pool.C..17.24._BM_hEGFRv3_15m_1392..1393..1394..1395..1396..1397..1398..1399","In.vivo_AR1853_Pool.C..17.24._BM_hEGFRv3_15m_1392..1393..1394..1395..1396..1397..1398..1399","In.vivo_AR1865_Pool.C..17.24._BM_mCD19_10m_1392..1393..1394..1395..1396..1397..1398..1399","In.vivo_AR1866_Pool.C..17.24._BM_mCD19_10m_1392..1393..1394..1395..1396..1397..1398..1399","In.vivo_AR1868_Pool.C..17.24._BM_mCD19_10m_1392..1393..1394..1395..1396..1397..1398..1399","In.vivo_AR1869_Pool.C..17.24._BM_mCD19_10m_1392..1393..1394..1395..1396..1397..1398..1399")

# set up color using RColorBrewer
#library(RColorBrewer)
#colors <- brewer.pal(length(targetgenelist), "Set1")

colors=c( "#E41A1C", "#377EB8", "#4DAF4A", "#984EA3", "#FF7F00",  "#A65628", "#F781BF",
          "#999999", "#66C2A5", "#FC8D62", "#8DA0CB", "#E78AC3", "#A6D854", "#FFD92F", "#E5C494", "#B3B3B3", 
          "#8DD3C7", "#FFFFB3", "#BEBADA", "#FB8072", "#80B1D3", "#FDB462", "#B3DE69", "#FCCDE5",
          "#D9D9D9", "#BC80BD", "#CCEBC5", "#FFED6F")


## code

targetmatvec=unlist(targetmat)+1
yrange=range(targetmatvec[targetmatvec>0]);
# yrange[1]=1; # set the minimum value to 1
for(i in 1:length(targetmat)){
  vali=targetmat[[i]]+1;
  if(i==1){
    plot(1:length(vali),vali,type='b',las=1,pch=20,main=paste('sgRNAs in',targetgene),ylab='Read counts',xlab='Samples',xlim=c(0.7,length(vali)+0.3),ylim = yrange,col=colors[(i %% length(colors))],xaxt='n',log='y')
    axis(1,at=1:length(vali),labels=(collabel),las=2)
    # lines(0:100,rep(1,101),col='black');
  }else{
    lines(1:length(vali),vali,type='b',pch=20,col=colors[(i %% length(colors))])
  }
}




# parameters
# Do not modify the variables beginning with "__"
targetmat=list(c(154.88276556390792,14.51572914209285,5.127068771674049,16.62876428566101,63.010114292076324,0.0,112.42817295849088,186.7762718693731),c(2250.355476134427,421.4243944478569,1047.2037966144244,921.9725976160937,48.689633771149886,7848.675695037977,439.3744690331827,226.9686341703774),c(58.308805859353576,479.019061689064,35.88948140171834,35.10516904750658,2125.1593093054835,5346.0693877058675,15051.160120086703,92.20600763171582),c(803.5682307492165,2327.199156006499,2276.8457903542503,567.2256261886589,292.1378026268993,9848.966757887654,158.95017556200435,333.3601814377418))
targetgene="Fibp"
collabel=c("In.vivo_AR1850_Pool.C..17.24._BM_hEGFRv3_15m_1392..1393..1394..1395..1396..1397..1398..1399","In.vivo_AR1851_Pool.C..17.24._BM_hEGFRv3_15m_1392..1393..1394..1395..1396..1397..1398..1399","In.vivo_AR1852_Pool.C..17.24._BM_hEGFRv3_15m_1392..1393..1394..1395..1396..1397..1398..1399","In.vivo_AR1853_Pool.C..17.24._BM_hEGFRv3_15m_1392..1393..1394..1395..1396..1397..1398..1399","In.vivo_AR1865_Pool.C..17.24._BM_mCD19_10m_1392..1393..1394..1395..1396..1397..1398..1399","In.vivo_AR1866_Pool.C..17.24._BM_mCD19_10m_1392..1393..1394..1395..1396..1397..1398..1399","In.vivo_AR1868_Pool.C..17.24._BM_mCD19_10m_1392..1393..1394..1395..1396..1397..1398..1399","In.vivo_AR1869_Pool.C..17.24._BM_mCD19_10m_1392..1393..1394..1395..1396..1397..1398..1399")

# set up color using RColorBrewer
#library(RColorBrewer)
#colors <- brewer.pal(length(targetgenelist), "Set1")

colors=c( "#E41A1C", "#377EB8", "#4DAF4A", "#984EA3", "#FF7F00",  "#A65628", "#F781BF",
          "#999999", "#66C2A5", "#FC8D62", "#8DA0CB", "#E78AC3", "#A6D854", "#FFD92F", "#E5C494", "#B3B3B3", 
          "#8DD3C7", "#FFFFB3", "#BEBADA", "#FB8072", "#80B1D3", "#FDB462", "#B3DE69", "#FCCDE5",
          "#D9D9D9", "#BC80BD", "#CCEBC5", "#FFED6F")


## code

targetmatvec=unlist(targetmat)+1
yrange=range(targetmatvec[targetmatvec>0]);
# yrange[1]=1; # set the minimum value to 1
for(i in 1:length(targetmat)){
  vali=targetmat[[i]]+1;
  if(i==1){
    plot(1:length(vali),vali,type='b',las=1,pch=20,main=paste('sgRNAs in',targetgene),ylab='Read counts',xlab='Samples',xlim=c(0.7,length(vali)+0.3),ylim = yrange,col=colors[(i %% length(colors))],xaxt='n',log='y')
    axis(1,at=1:length(vali),labels=(collabel),las=2)
    # lines(0:100,rep(1,101),col='black');
  }else{
    lines(1:length(vali),vali,type='b',pch=20,col=colors[(i %% length(colors))])
  }
}




# parameters
# Do not modify the variables beginning with "__"
targetmat=list(c(415.90577929367043,294.52882678633557,411.0200131958695,120.55854107104231,1661.1757404274667,816.2622722839495,109.84361725829568,3721.339897751813),c(88.37428388058277,20.60297039522856,64.94287110787128,168.13528333279464,482.6001935552209,1318.57751676638,21.968723451659137,1052.094189643937),c(113.42884889827376,37.928195500307126,117.06807028655744,653.1409083312408,2139.4797898264096,421.58600876203985,673.2767599008477,182.04775865749022),c(224.1244725218903,159.20477123585707,85.45114619456747,166.2876428566101,157.5252857301908,49.33453294023871,827.0578240624616,163.13370580995877))
targetgene="Zfp42"
collabel=c("In.vivo_AR1850_Pool.C..17.24._BM_hEGFRv3_15m_1392..1393..1394..1395..1396..1397..1398..1399","In.vivo_AR1851_Pool.C..17.24._BM_hEGFRv3_15m_1392..1393..1394..1395..1396..1397..1398..1399","In.vivo_AR1852_Pool.C..17.24._BM_hEGFRv3_15m_1392..1393..1394..1395..1396..1397..1398..1399","In.vivo_AR1853_Pool.C..17.24._BM_hEGFRv3_15m_1392..1393..1394..1395..1396..1397..1398..1399","In.vivo_AR1865_Pool.C..17.24._BM_mCD19_10m_1392..1393..1394..1395..1396..1397..1398..1399","In.vivo_AR1866_Pool.C..17.24._BM_mCD19_10m_1392..1393..1394..1395..1396..1397..1398..1399","In.vivo_AR1868_Pool.C..17.24._BM_mCD19_10m_1392..1393..1394..1395..1396..1397..1398..1399","In.vivo_AR1869_Pool.C..17.24._BM_mCD19_10m_1392..1393..1394..1395..1396..1397..1398..1399")

# set up color using RColorBrewer
#library(RColorBrewer)
#colors <- brewer.pal(length(targetgenelist), "Set1")

colors=c( "#E41A1C", "#377EB8", "#4DAF4A", "#984EA3", "#FF7F00",  "#A65628", "#F781BF",
          "#999999", "#66C2A5", "#FC8D62", "#8DA0CB", "#E78AC3", "#A6D854", "#FFD92F", "#E5C494", "#B3B3B3", 
          "#8DD3C7", "#FFFFB3", "#BEBADA", "#FB8072", "#80B1D3", "#FDB462", "#B3DE69", "#FCCDE5",
          "#D9D9D9", "#BC80BD", "#CCEBC5", "#FFED6F")


## code

targetmatvec=unlist(targetmat)+1
yrange=range(targetmatvec[targetmatvec>0]);
# yrange[1]=1; # set the minimum value to 1
for(i in 1:length(targetmat)){
  vali=targetmat[[i]]+1;
  if(i==1){
    plot(1:length(vali),vali,type='b',las=1,pch=20,main=paste('sgRNAs in',targetgene),ylab='Read counts',xlab='Samples',xlim=c(0.7,length(vali)+0.3),ylim = yrange,col=colors[(i %% length(colors))],xaxt='n',log='y')
    axis(1,at=1:length(vali),labels=(collabel),las=2)
    # lines(0:100,rep(1,101),col='black');
  }else{
    lines(1:length(vali),vali,type='b',pch=20,col=colors[(i %% length(colors))])
  }
}




# parameters
# Do not modify the variables beginning with "__"
targetmat=list(c(334.3645585997307,296.87007342215696,465.7087467603927,329.3419148798972,832.019918265826,224.24787700108504,1378.8604660541353,716.3697516002537),c(801.2905430203355,378.81370567590693,783.5870106041838,1115.512937496426,1705.5692300423386,3260.5641315957764,2485.0503057376777,650.1705666338936),c(390.85121427597943,471.0588231272712,306.7696148384972,183.37831726131725,1376.1981780610306,179.39830160086802,191.25712181444425,3662.233482603277),c(79.71907051083497,77.72938830927139,158.08462045994983,93.76775416636625,345.12358055432713,565.1046500427343,246.82506936864087,248.24694362385029))
targetgene="Frk"
collabel=c("In.vivo_AR1850_Pool.C..17.24._BM_hEGFRv3_15m_1392..1393..1394..1395..1396..1397..1398..1399","In.vivo_AR1851_Pool.C..17.24._BM_hEGFRv3_15m_1392..1393..1394..1395..1396..1397..1398..1399","In.vivo_AR1852_Pool.C..17.24._BM_hEGFRv3_15m_1392..1393..1394..1395..1396..1397..1398..1399","In.vivo_AR1853_Pool.C..17.24._BM_hEGFRv3_15m_1392..1393..1394..1395..1396..1397..1398..1399","In.vivo_AR1865_Pool.C..17.24._BM_mCD19_10m_1392..1393..1394..1395..1396..1397..1398..1399","In.vivo_AR1866_Pool.C..17.24._BM_mCD19_10m_1392..1393..1394..1395..1396..1397..1398..1399","In.vivo_AR1868_Pool.C..17.24._BM_mCD19_10m_1392..1393..1394..1395..1396..1397..1398..1399","In.vivo_AR1869_Pool.C..17.24._BM_mCD19_10m_1392..1393..1394..1395..1396..1397..1398..1399")

# set up color using RColorBrewer
#library(RColorBrewer)
#colors <- brewer.pal(length(targetgenelist), "Set1")

colors=c( "#E41A1C", "#377EB8", "#4DAF4A", "#984EA3", "#FF7F00",  "#A65628", "#F781BF",
          "#999999", "#66C2A5", "#FC8D62", "#8DA0CB", "#E78AC3", "#A6D854", "#FFD92F", "#E5C494", "#B3B3B3", 
          "#8DD3C7", "#FFFFB3", "#BEBADA", "#FB8072", "#80B1D3", "#FDB462", "#B3DE69", "#FCCDE5",
          "#D9D9D9", "#BC80BD", "#CCEBC5", "#FFED6F")


## code

targetmatvec=unlist(targetmat)+1
yrange=range(targetmatvec[targetmatvec>0]);
# yrange[1]=1; # set the minimum value to 1
for(i in 1:length(targetmat)){
  vali=targetmat[[i]]+1;
  if(i==1){
    plot(1:length(vali),vali,type='b',las=1,pch=20,main=paste('sgRNAs in',targetgene),ylab='Read counts',xlab='Samples',xlim=c(0.7,length(vali)+0.3),ylim = yrange,col=colors[(i %% length(colors))],xaxt='n',log='y')
    axis(1,at=1:length(vali),labels=(collabel),las=2)
    # lines(0:100,rep(1,101),col='black');
  }else{
    lines(1:length(vali),vali,type='b',pch=20,col=colors[(i %% length(colors))])
  }
}




# parameters
# Do not modify the variables beginning with "__"
targetmat=list(c(75.61923259884917,95.99111206867852,1060.8759800055552,258.2077565467918,1145.638441674115,112.12393850054252,324.36174037449666,768.3833969309652),c(403.15072801193685,714.5484732526996,1754.3120313744703,286.3842738086063,1003.8656845169432,892.5065504643185,2899.871495619006,1255.4202577549001),c(91.56304670101616,127.83206631584993,251.22636981202837,157.51135059473344,253.47250522039795,22.424787700108503,1115.2357846342256,763.6548837190824),c(225.4910851592189,263.1561218663284,142.27615841395485,543.6682101173058,935.1273780164963,130.06376866062934,519.4956957392337,680.9059025111322))
targetgene="Dennd6a"
collabel=c("In.vivo_AR1850_Pool.C..17.24._BM_hEGFRv3_15m_1392..1393..1394..1395..1396..1397..1398..1399","In.vivo_AR1851_Pool.C..17.24._BM_hEGFRv3_15m_1392..1393..1394..1395..1396..1397..1398..1399","In.vivo_AR1852_Pool.C..17.24._BM_hEGFRv3_15m_1392..1393..1394..1395..1396..1397..1398..1399","In.vivo_AR1853_Pool.C..17.24._BM_hEGFRv3_15m_1392..1393..1394..1395..1396..1397..1398..1399","In.vivo_AR1865_Pool.C..17.24._BM_mCD19_10m_1392..1393..1394..1395..1396..1397..1398..1399","In.vivo_AR1866_Pool.C..17.24._BM_mCD19_10m_1392..1393..1394..1395..1396..1397..1398..1399","In.vivo_AR1868_Pool.C..17.24._BM_mCD19_10m_1392..1393..1394..1395..1396..1397..1398..1399","In.vivo_AR1869_Pool.C..17.24._BM_mCD19_10m_1392..1393..1394..1395..1396..1397..1398..1399")

# set up color using RColorBrewer
#library(RColorBrewer)
#colors <- brewer.pal(length(targetgenelist), "Set1")

colors=c( "#E41A1C", "#377EB8", "#4DAF4A", "#984EA3", "#FF7F00",  "#A65628", "#F781BF",
          "#999999", "#66C2A5", "#FC8D62", "#8DA0CB", "#E78AC3", "#A6D854", "#FFD92F", "#E5C494", "#B3B3B3", 
          "#8DD3C7", "#FFFFB3", "#BEBADA", "#FB8072", "#80B1D3", "#FDB462", "#B3DE69", "#FCCDE5",
          "#D9D9D9", "#BC80BD", "#CCEBC5", "#FFED6F")


## code

targetmatvec=unlist(targetmat)+1
yrange=range(targetmatvec[targetmatvec>0]);
# yrange[1]=1; # set the minimum value to 1
for(i in 1:length(targetmat)){
  vali=targetmat[[i]]+1;
  if(i==1){
    plot(1:length(vali),vali,type='b',las=1,pch=20,main=paste('sgRNAs in',targetgene),ylab='Read counts',xlab='Samples',xlim=c(0.7,length(vali)+0.3),ylim = yrange,col=colors[(i %% length(colors))],xaxt='n',log='y')
    axis(1,at=1:length(vali),labels=(collabel),las=2)
    # lines(0:100,rep(1,101),col='black');
  }else{
    lines(1:length(vali),vali,type='b',pch=20,col=colors[(i %% length(colors))])
  }
}




# parameters
# Do not modify the variables beginning with "__"
targetmat=list(c(154.42722801813173,41.20594079045712,52.552454909659,91.9201136901817,54.417825979520465,71.75932064034721,737.8906524057275,879.5034574102125),c(225.4910851592189,67.4279031116571,431.9555440135386,119.1728107139039,1363.3097455921968,161.45847144078124,6.461389250487981,1922.1406206303836),c(210.9138836943805,171.84750306929277,397.7750855357116,182.45449702322497,22.9127688334823,94.18410834045572,12.922778500975962,37.8281056950629),c(313.8653690398017,122.68132371704279,8.11785888848391,12.471573214245756,953.7440026937007,242.18770716117183,50.39883615380625,470.48706458234483))
targetgene="Ocm"
collabel=c("In.vivo_AR1850_Pool.C..17.24._BM_hEGFRv3_15m_1392..1393..1394..1395..1396..1397..1398..1399","In.vivo_AR1851_Pool.C..17.24._BM_hEGFRv3_15m_1392..1393..1394..1395..1396..1397..1398..1399","In.vivo_AR1852_Pool.C..17.24._BM_hEGFRv3_15m_1392..1393..1394..1395..1396..1397..1398..1399","In.vivo_AR1853_Pool.C..17.24._BM_hEGFRv3_15m_1392..1393..1394..1395..1396..1397..1398..1399","In.vivo_AR1865_Pool.C..17.24._BM_mCD19_10m_1392..1393..1394..1395..1396..1397..1398..1399","In.vivo_AR1866_Pool.C..17.24._BM_mCD19_10m_1392..1393..1394..1395..1396..1397..1398..1399","In.vivo_AR1868_Pool.C..17.24._BM_mCD19_10m_1392..1393..1394..1395..1396..1397..1398..1399","In.vivo_AR1869_Pool.C..17.24._BM_mCD19_10m_1392..1393..1394..1395..1396..1397..1398..1399")

# set up color using RColorBrewer
#library(RColorBrewer)
#colors <- brewer.pal(length(targetgenelist), "Set1")

colors=c( "#E41A1C", "#377EB8", "#4DAF4A", "#984EA3", "#FF7F00",  "#A65628", "#F781BF",
          "#999999", "#66C2A5", "#FC8D62", "#8DA0CB", "#E78AC3", "#A6D854", "#FFD92F", "#E5C494", "#B3B3B3", 
          "#8DD3C7", "#FFFFB3", "#BEBADA", "#FB8072", "#80B1D3", "#FDB462", "#B3DE69", "#FCCDE5",
          "#D9D9D9", "#BC80BD", "#CCEBC5", "#FFED6F")


## code

targetmatvec=unlist(targetmat)+1
yrange=range(targetmatvec[targetmatvec>0]);
# yrange[1]=1; # set the minimum value to 1
for(i in 1:length(targetmat)){
  vali=targetmat[[i]]+1;
  if(i==1){
    plot(1:length(vali),vali,type='b',las=1,pch=20,main=paste('sgRNAs in',targetgene),ylab='Read counts',xlab='Samples',xlim=c(0.7,length(vali)+0.3),ylim = yrange,col=colors[(i %% length(colors))],xaxt='n',log='y')
    axis(1,at=1:length(vali),labels=(collabel),las=2)
    # lines(0:100,rep(1,101),col='black');
  }else{
    lines(1:length(vali),vali,type='b',pch=20,col=colors[(i %% length(colors))])
  }
}




# parameters
# Do not modify the variables beginning with "__"
targetmat=list(c(183.58163094780852,199.00596404482133,621.2298328345055,122.40618154722688,65.87421039626162,1435.1864128069442,90.45944950683173,1572.2306429510518),c(59.219880950905974,359.6154832621712,70.92445134149101,66.0531470235979,34.36915325022345,130.06376866062934,1104.8975618334448,1539.1310504678718),c(18.677039376824194,23.412466358214274,17.090229238913494,226.3359583326082,267.7929857413244,1668.4042048880726,24.553279151854326,52.01364533071149),c(87.91874633480657,87.0943748525571,244.8175338474358,167.6733732137485,204.78287144924806,816.2622722839495,323.06946252439906,252.97545683573316))
targetgene="Ccdc125"
collabel=c("In.vivo_AR1850_Pool.C..17.24._BM_hEGFRv3_15m_1392..1393..1394..1395..1396..1397..1398..1399","In.vivo_AR1851_Pool.C..17.24._BM_hEGFRv3_15m_1392..1393..1394..1395..1396..1397..1398..1399","In.vivo_AR1852_Pool.C..17.24._BM_hEGFRv3_15m_1392..1393..1394..1395..1396..1397..1398..1399","In.vivo_AR1853_Pool.C..17.24._BM_hEGFRv3_15m_1392..1393..1394..1395..1396..1397..1398..1399","In.vivo_AR1865_Pool.C..17.24._BM_mCD19_10m_1392..1393..1394..1395..1396..1397..1398..1399","In.vivo_AR1866_Pool.C..17.24._BM_mCD19_10m_1392..1393..1394..1395..1396..1397..1398..1399","In.vivo_AR1868_Pool.C..17.24._BM_mCD19_10m_1392..1393..1394..1395..1396..1397..1398..1399","In.vivo_AR1869_Pool.C..17.24._BM_mCD19_10m_1392..1393..1394..1395..1396..1397..1398..1399")

# set up color using RColorBrewer
#library(RColorBrewer)
#colors <- brewer.pal(length(targetgenelist), "Set1")

colors=c( "#E41A1C", "#377EB8", "#4DAF4A", "#984EA3", "#FF7F00",  "#A65628", "#F781BF",
          "#999999", "#66C2A5", "#FC8D62", "#8DA0CB", "#E78AC3", "#A6D854", "#FFD92F", "#E5C494", "#B3B3B3", 
          "#8DD3C7", "#FFFFB3", "#BEBADA", "#FB8072", "#80B1D3", "#FDB462", "#B3DE69", "#FCCDE5",
          "#D9D9D9", "#BC80BD", "#CCEBC5", "#FFED6F")


## code

targetmatvec=unlist(targetmat)+1
yrange=range(targetmatvec[targetmatvec>0]);
# yrange[1]=1; # set the minimum value to 1
for(i in 1:length(targetmat)){
  vali=targetmat[[i]]+1;
  if(i==1){
    plot(1:length(vali),vali,type='b',las=1,pch=20,main=paste('sgRNAs in',targetgene),ylab='Read counts',xlab='Samples',xlim=c(0.7,length(vali)+0.3),ylim = yrange,col=colors[(i %% length(colors))],xaxt='n',log='y')
    axis(1,at=1:length(vali),labels=(collabel),las=2)
    # lines(0:100,rep(1,101),col='black');
  }else{
    lines(1:length(vali),vali,type='b',pch=20,col=colors[(i %% length(colors))])
  }
}




# parameters
# Do not modify the variables beginning with "__"
targetmat=list(c(112.51777380672135,176.9982456680999,131.16750940866106,244.81236309445376,54.417825979520465,130.06376866062934,50.39883615380625,392.4665965862776),c(4.099837911985798,189.17272817437131,31.189668361017127,0.9238202380922783,949.4478585374228,910.4463806244053,45.229724753415866,1536.7667938619304),c(84.27444596859696,14.047479814928565,42.2983173663109,302.55112797522116,27.208912989760233,771.4126968837326,0.0,479.94409100611057),c(0.0,47.761431370757116,6.40883596459256,8.314382142830505,34.36915325022345,58.30444802028211,20.67644560156154,44.92087551288719))
targetgene="Slc25a26"
collabel=c("In.vivo_AR1850_Pool.C..17.24._BM_hEGFRv3_15m_1392..1393..1394..1395..1396..1397..1398..1399","In.vivo_AR1851_Pool.C..17.24._BM_hEGFRv3_15m_1392..1393..1394..1395..1396..1397..1398..1399","In.vivo_AR1852_Pool.C..17.24._BM_hEGFRv3_15m_1392..1393..1394..1395..1396..1397..1398..1399","In.vivo_AR1853_Pool.C..17.24._BM_hEGFRv3_15m_1392..1393..1394..1395..1396..1397..1398..1399","In.vivo_AR1865_Pool.C..17.24._BM_mCD19_10m_1392..1393..1394..1395..1396..1397..1398..1399","In.vivo_AR1866_Pool.C..17.24._BM_mCD19_10m_1392..1393..1394..1395..1396..1397..1398..1399","In.vivo_AR1868_Pool.C..17.24._BM_mCD19_10m_1392..1393..1394..1395..1396..1397..1398..1399","In.vivo_AR1869_Pool.C..17.24._BM_mCD19_10m_1392..1393..1394..1395..1396..1397..1398..1399")

# set up color using RColorBrewer
#library(RColorBrewer)
#colors <- brewer.pal(length(targetgenelist), "Set1")

colors=c( "#E41A1C", "#377EB8", "#4DAF4A", "#984EA3", "#FF7F00",  "#A65628", "#F781BF",
          "#999999", "#66C2A5", "#FC8D62", "#8DA0CB", "#E78AC3", "#A6D854", "#FFD92F", "#E5C494", "#B3B3B3", 
          "#8DD3C7", "#FFFFB3", "#BEBADA", "#FB8072", "#80B1D3", "#FDB462", "#B3DE69", "#FCCDE5",
          "#D9D9D9", "#BC80BD", "#CCEBC5", "#FFED6F")


## code

targetmatvec=unlist(targetmat)+1
yrange=range(targetmatvec[targetmatvec>0]);
# yrange[1]=1; # set the minimum value to 1
for(i in 1:length(targetmat)){
  vali=targetmat[[i]]+1;
  if(i==1){
    plot(1:length(vali),vali,type='b',las=1,pch=20,main=paste('sgRNAs in',targetgene),ylab='Read counts',xlab='Samples',xlim=c(0.7,length(vali)+0.3),ylim = yrange,col=colors[(i %% length(colors))],xaxt='n',log='y')
    axis(1,at=1:length(vali),labels=(collabel),las=2)
    # lines(0:100,rep(1,101),col='black');
  }else{
    lines(1:length(vali),vali,type='b',pch=20,col=colors[(i %% length(colors))])
  }
}




# parameters
# Do not modify the variables beginning with "__"
targetmat=list(c(201.8031327788565,54.31692195105711,39.307527249501035,25.405056547537654,650.1498156500603,94.18410834045572,441.95902473337793,68.56344157230151),c(106.14024816585456,73.51514436479282,194.82861332361384,35.10516904750658,665.9023442230794,1372.3970072466404,2024.9993911029333,158.4051925980759),c(50.56466758115818,14.51572914209285,93.99626081402423,54.50539404744442,309.32237925201105,542.6798623426258,429.03624623240194,167.86221902184164),c(120.71744963069295,1617.333176025442,54.68873356452318,202.7785422612551,5.728192208370575,0.0,120.18184005907645,567.4215854259435))
targetgene="Vmn2r51"
collabel=c("In.vivo_AR1850_Pool.C..17.24._BM_hEGFRv3_15m_1392..1393..1394..1395..1396..1397..1398..1399","In.vivo_AR1851_Pool.C..17.24._BM_hEGFRv3_15m_1392..1393..1394..1395..1396..1397..1398..1399","In.vivo_AR1852_Pool.C..17.24._BM_hEGFRv3_15m_1392..1393..1394..1395..1396..1397..1398..1399","In.vivo_AR1853_Pool.C..17.24._BM_hEGFRv3_15m_1392..1393..1394..1395..1396..1397..1398..1399","In.vivo_AR1865_Pool.C..17.24._BM_mCD19_10m_1392..1393..1394..1395..1396..1397..1398..1399","In.vivo_AR1866_Pool.C..17.24._BM_mCD19_10m_1392..1393..1394..1395..1396..1397..1398..1399","In.vivo_AR1868_Pool.C..17.24._BM_mCD19_10m_1392..1393..1394..1395..1396..1397..1398..1399","In.vivo_AR1869_Pool.C..17.24._BM_mCD19_10m_1392..1393..1394..1395..1396..1397..1398..1399")

# set up color using RColorBrewer
#library(RColorBrewer)
#colors <- brewer.pal(length(targetgenelist), "Set1")

colors=c( "#E41A1C", "#377EB8", "#4DAF4A", "#984EA3", "#FF7F00",  "#A65628", "#F781BF",
          "#999999", "#66C2A5", "#FC8D62", "#8DA0CB", "#E78AC3", "#A6D854", "#FFD92F", "#E5C494", "#B3B3B3", 
          "#8DD3C7", "#FFFFB3", "#BEBADA", "#FB8072", "#80B1D3", "#FDB462", "#B3DE69", "#FCCDE5",
          "#D9D9D9", "#BC80BD", "#CCEBC5", "#FFED6F")


## code

targetmatvec=unlist(targetmat)+1
yrange=range(targetmatvec[targetmatvec>0]);
# yrange[1]=1; # set the minimum value to 1
for(i in 1:length(targetmat)){
  vali=targetmat[[i]]+1;
  if(i==1){
    plot(1:length(vali),vali,type='b',las=1,pch=20,main=paste('sgRNAs in',targetgene),ylab='Read counts',xlab='Samples',xlim=c(0.7,length(vali)+0.3),ylim = yrange,col=colors[(i %% length(colors))],xaxt='n',log='y')
    axis(1,at=1:length(vali),labels=(collabel),las=2)
    # lines(0:100,rep(1,101),col='black');
  }else{
    lines(1:length(vali),vali,type='b',pch=20,col=colors[(i %% length(colors))])
  }
}




# parameters
# Do not modify the variables beginning with "__"
targetmat=list(c(237.3350613494001,178.40299364959276,191.41056747583113,69.74842797596702,38.66529740650138,0.0,445.8358582836707,761.2906271131409),c(194.51453204643732,196.1964680818356,81.60584461581193,331.18955535608177,671.63053643145,112.12393850054252,748.2288752065082,451.5730117348134),c(141.21663919062195,94.58636408718566,143.1306698759005,347.8183196417428,167.54962209483932,403.64617860195307,3288.8471284983825,1593.5089524045247),c(54.66450549314398,33.71395155582855,29.907901168098615,46.191011904613916,526.9936831700929,49.33453294023871,684.907260551726,383.00957016251186))
targetgene="Sirt7"
collabel=c("In.vivo_AR1850_Pool.C..17.24._BM_hEGFRv3_15m_1392..1393..1394..1395..1396..1397..1398..1399","In.vivo_AR1851_Pool.C..17.24._BM_hEGFRv3_15m_1392..1393..1394..1395..1396..1397..1398..1399","In.vivo_AR1852_Pool.C..17.24._BM_hEGFRv3_15m_1392..1393..1394..1395..1396..1397..1398..1399","In.vivo_AR1853_Pool.C..17.24._BM_hEGFRv3_15m_1392..1393..1394..1395..1396..1397..1398..1399","In.vivo_AR1865_Pool.C..17.24._BM_mCD19_10m_1392..1393..1394..1395..1396..1397..1398..1399","In.vivo_AR1866_Pool.C..17.24._BM_mCD19_10m_1392..1393..1394..1395..1396..1397..1398..1399","In.vivo_AR1868_Pool.C..17.24._BM_mCD19_10m_1392..1393..1394..1395..1396..1397..1398..1399","In.vivo_AR1869_Pool.C..17.24._BM_mCD19_10m_1392..1393..1394..1395..1396..1397..1398..1399")

# set up color using RColorBrewer
#library(RColorBrewer)
#colors <- brewer.pal(length(targetgenelist), "Set1")

colors=c( "#E41A1C", "#377EB8", "#4DAF4A", "#984EA3", "#FF7F00",  "#A65628", "#F781BF",
          "#999999", "#66C2A5", "#FC8D62", "#8DA0CB", "#E78AC3", "#A6D854", "#FFD92F", "#E5C494", "#B3B3B3", 
          "#8DD3C7", "#FFFFB3", "#BEBADA", "#FB8072", "#80B1D3", "#FDB462", "#B3DE69", "#FCCDE5",
          "#D9D9D9", "#BC80BD", "#CCEBC5", "#FFED6F")


## code

targetmatvec=unlist(targetmat)+1
yrange=range(targetmatvec[targetmatvec>0]);
# yrange[1]=1; # set the minimum value to 1
for(i in 1:length(targetmat)){
  vali=targetmat[[i]]+1;
  if(i==1){
    plot(1:length(vali),vali,type='b',las=1,pch=20,main=paste('sgRNAs in',targetgene),ylab='Read counts',xlab='Samples',xlim=c(0.7,length(vali)+0.3),ylim = yrange,col=colors[(i %% length(colors))],xaxt='n',log='y')
    axis(1,at=1:length(vali),labels=(collabel),las=2)
    # lines(0:100,rep(1,101),col='black');
  }else{
    lines(1:length(vali),vali,type='b',pch=20,col=colors[(i %% length(colors))])
  }
}



dev.off()
Sweave("invivo.poolC_BM_mCD19_10m_v_BM_hEGFRv3_15m_summary.Rnw");
library(tools);

texi2dvi("invivo.poolC_BM_mCD19_10m_v_BM_hEGFRv3_15m_summary.tex",pdf=TRUE);
